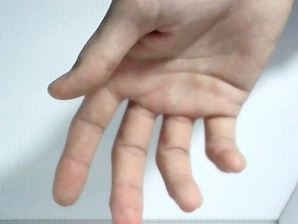
#> input picture Inferance/Unit0_Preprocessing/Resize/0001.png, 298 x 224 px
$ python p_resize_384.py
#> lines starting #> are read from the running program, lines starting #| are printed output that depends on the picture
from PIL import Image

# 1. 讀取圖片
input_path = "0001.png"
img = Image.open(input_path)
#> img is the input picture: PIL image 298x224 RGB; mean R, G, B 190.9, 183.8, 179.9

# 2. 將圖片 resize 成 128x128
# Image.Resampling.LANCZOS 提供較高品質的縮放效果
resized_img = img.resize((384, 384), Image.Resampling.LANCZOS)
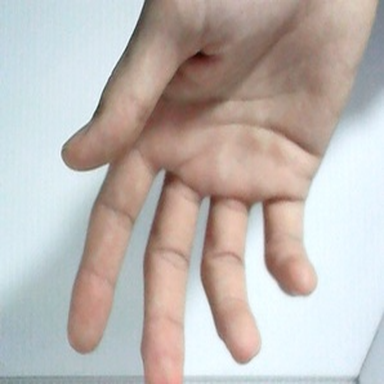
#> resized_img: PIL image 384x384 RGB; mean R, G, B 190.9, 183.8, 179.9

# 3. 儲存圖片
resized_img.save("resized_128x128.png")

print("圖片縮放完成！")


import cv2

# 1. 讀取圖片
img = cv2.imread('0001.png', cv2.IMREAD_UNCHANGED) # IMREAD_UNCHANGED 可保留 PNG 的透明層
#> img: shape (224, 298, 3)

# 2. 將圖片 resize 成 128x128
# 注意：OpenCV 的參數順序是 (寬, 高)
resized_img = cv2.resize(img, (384, 384), interpolation=cv2.INTER_AREA)
#> resized_img: shape (384, 384, 3)

# 3. 儲存圖片
cv2.imwrite('resized_opencv_128x128.png', resized_img)

print("OpenCV 縮放完成！")
